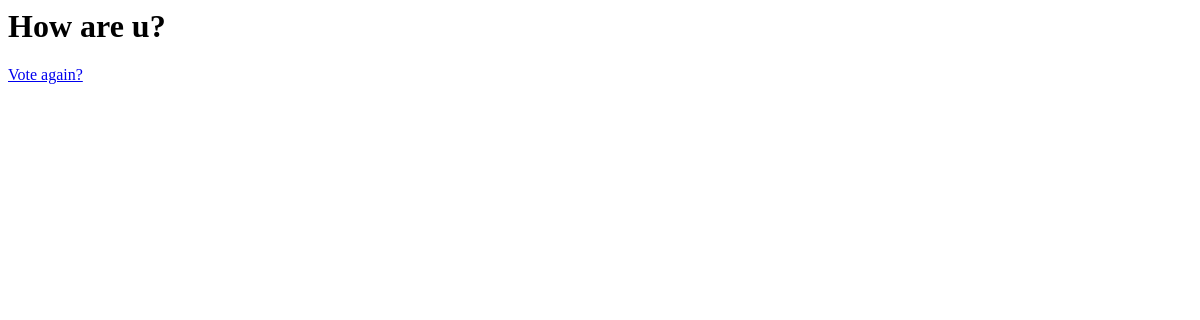
The page /polls/2/results/ on the database as committed earlier.
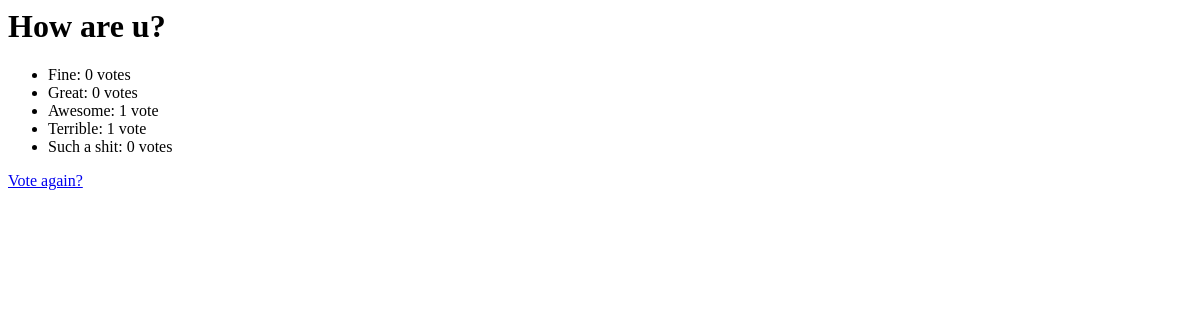
The same page on the database as committed later.
### polls/models.py (models this page shows, shortened)
class Question(models.Model):
    question_text = models.CharField(max_length=200)
    pub_date = models.DateTimeField('date published')

class Choice(models.Model):
    question = models.ForeignKey(Question, on_delete=models.CASCADE)
    choice_text = models.CharField(max_length=200)
    votes = models.IntegerField(default=0)

### polls/views.py (the view)
# urls.py: url(r'^(?P<pk>[0-9]+)/results/$', views.ResultsView.as_view(), name='results'),
class ResultsView(generic.DetailView):
    model = Question
    template_name = 'polls/results.html'

### polls/templates/polls/results.html
<h1>{{ question.question_text }}</h1>
<ul>
{% for choice in question.choice_set.all %}
    <li>{{ choice.choice_text }}: {{ choice.votes }} vote{{ choice.votes|pluralize }}</li>
{% endfor %}
</ul>
<a href="{% url 'polls:detail' question.id %}">Vote again?</a>

Rows that differ between the two databases and show on the page:
added Choice: choice_text "Fine", votes "0"
added Choice: choice_text "Great", votes "0"
added Choice: choice_text "Awesome", votes "1"
added Choice: choice_text "Terrible", votes "1"
added Choice: choice_text "Such a shit", votes "0"
